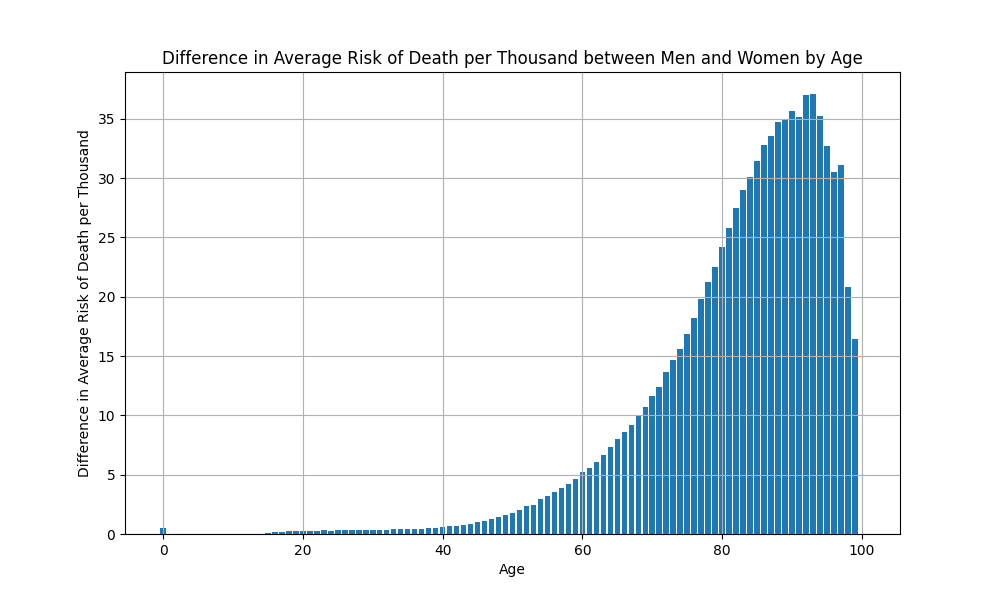

Recreate this plot in Python.
import numpy as np
from main import ages_dict_men, ages_dict_women

def calculate_average_risk_by_age(ages_dict):
    average_risk_by_age = {}
    for age, year_values in ages_dict.items():
        values = list(year_values.values())
        average_risk_by_age[age] = np.mean(values)
    return average_risk_by_age


print("Average risk of death per thousand by age for men:")
average_risk_by_age_men = calculate_average_risk_by_age(ages_dict_men)
for age, average_risk in average_risk_by_age_men.items():
    print(f"Age {age}: {average_risk:.3f}")

print("\nAverage risk of death per thousand by age for women:")
average_risk_by_age_women = calculate_average_risk_by_age(ages_dict_women)
for age, average_risk in average_risk_by_age_women.items():
    print(f"Age {age}: {average_risk:.3f}")

import matplotlib.pyplot as plt

ages = list(average_risk_by_age_men.keys())

# Calculate the Difference in Risk
difference_in_risk = {age: average_risk_by_age_men[age] - average_risk_by_age_women[age] for age in ages}

# Visualize the Difference in Risk
plt.figure(figsize=(10, 6))
plt.bar(ages, list(difference_in_risk.values()))
plt.title('Difference in Average Risk of Death per Thousand between Men and Women by Age')
plt.xlabel('Age')
plt.ylabel('Difference in Average Risk of Death per Thousand')
plt.grid(True)
plt.show()

# Extract the maximum difference and its corresponding age
max_age = max(difference_in_risk, key=difference_in_risk.get)
max_difference = difference_in_risk[max_age]

print("Maximum Difference in Average Risk of Death per Thousand:")
print(f"Age: {max_age}, Difference: {max_difference:.3f}")

# Initialize a dictionary to store the difference in risk for each decade
difference_in_decades = {}

# Calculate the difference in risk for each decade
for decade in range(0, 91, 10):
    start_age = decade
    end_age = decade + 9
    # Calculate the average difference in risk for the current decade
    decade_difference = np.mean([difference_in_risk[age] for age in range(start_age, end_age + 1)])
    difference_in_decades[decade] = decade_difference

# Print the difference in risk for each decade
print("Difference in Average Risk of Death per Thousand for Each Decade:")
for decade, difference in difference_in_decades.items():
    print(f"Decade {decade}-{decade + 9}: {difference:.3f}")
